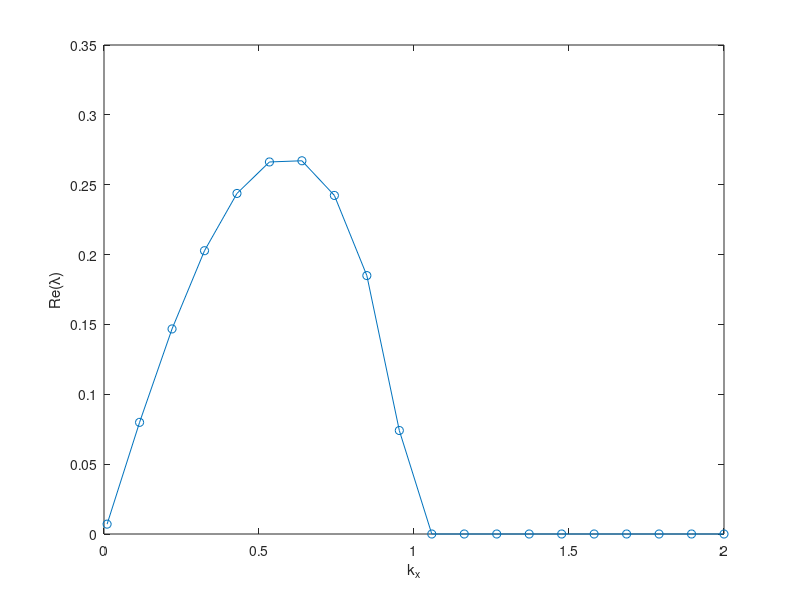

Here is the MATLAB script that generated this plot:
% Enter input variables here
Nmax = 20;    %Number of Fourier modes to keep
kxmin = 0.01; %Min value of kx
kxmax = 2;   %Max value of kx
nk = 20;  % number of kx increments
kz = 1; % Assumes Lz = 2pi

f = 0;   % Floquet coefficients 


%Internal variables for code
maxn = 3*(2*Nmax+1);

% loop over kx values.
for i=1:nk
    kx(i) = kxmin + (i-1)*(kxmax-kxmin)/(nk-1);
    Amat = zeros(maxn,maxn);  % zero A matrix
    Bmat = zeros(maxn,maxn);  % zero B matrix
    realvalues = zeros(maxn,maxn);
    D = zeros(maxn,maxn);
    % Enter A and B
    for n = -Nmax:Nmax
        indu = n+Nmax+1;
        indw = 2*Nmax+1+indu;
        indp = 2*Nmax+1+indw;
        term = (kx(i)^2+(f+n)^2);
        % Enter u equations; these have index indu
        if(n>-Nmax) 
            Amat(indu,indu-1) = -kx(i)/2;
            Amat(indu,indw-1) = -kz/2;
        end
        if(n<Nmax) 
            Amat(indu,indu+1) = kx(i)/2;
            Amat(indu,indw+1) = -kz/2;
        end
        Amat(indu,indp)=-kx(i);  % avoid complex matrix by defining variable ip
        Bmat(indu,indu)=1.0;

        % Enter w equations with index indw
        if(n>-Nmax) 
            Amat(indw,indw-1) = -kx(i)/2;
        end
        if(n<Nmax) 
            Amat(indw,indw+1) = kx(i)/2;
        end
        Amat(indw,indp)=-kz*(f+n);
        Bmat(indw,indw)=1.0;

        % Enter cont equations
        Amat(indp,indu) = kx(i);
        Amat(indp,indw) = kz*(f+n);
        Bmat(indp,indp) = 0.0; 

    end
    % Solve generalized eigenproblem
    [V,D] = eig(Amat,Bmat,'qz');
    % This helps ignore negative and Inf eigenvalues
    realvalues = real(diag(D));
    for j=1:maxn
        if(realvalues(j)<=0.)
         realvalues(j)= 0.;   
        end
        if(realvalues(j)>=1.e2)
           realvalues(j)= 0;
        end
    end
    lambda(i) = max(realvalues);

end

plot(kx,lambda,'-o')
xlabel('k_x')
ylabel('Re(\lambda)')

hold on
